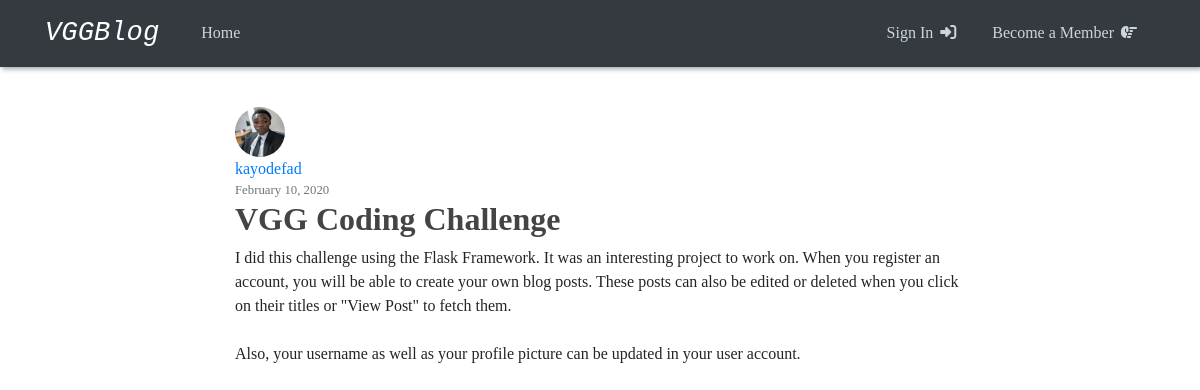
/post/1, run on the app's committed database.
### vggblog/models.py (models this page shows, shortened)
class User(db.Model, UserMixin):
  id = db.Column(db.Integer, primary_key=True)
  username = db.Column(db.String(20), unique=True, nullable=False)
  image_file = db.Column(db.String(20), nullable=False, default='default.jpg')
  password = db.Column(db.String(60), nullable=False)
  posts = db.relationship('Post', backref='author', lazy=True)

class Post(db.Model):
  id = db.Column(db.Integer, primary_key=True)
  title = db.Column(db.String(100), nullable=False)
  date_posted = db.Column(db.DateTime, nullable=False, default=datetime.utcnow)
  content = db.Column(db.Text, nullable=False)
  user_id = db.Column(db.Integer, db.ForeignKey('user.id'), nullable=False)

### vggblog/routes.py (the view)
@app.route('/post/<int:post_id>')
def post(post_id):
  post = Post.query.get_or_404(post_id)
  return render_template('post.html', title=post.title, post=post)

### vggblog/templates/post.html (shortened to what this page needs)
{% extends "layout.html" %}
{% block content %}
  <article class="content-section">
    <img class="rounded-circle article-img" src="{{url_for('static', filename='profile_pics/' + post.author.image_file)}}" alt="">
    <div class="media-body">
      <div class="article-metadata">
        <a class="mr-2" href="#">{{ post.author.username }}</a>
        <small class="text-muted">{{ post.date_posted.strftime('%B %d, %Y') }}</small>
      </div>
      <h2 class="article-title">{{ post.title }}</h2>
      <p class="article-content">{{ post.content }}</p>
    </div>
  </article>
{% endblock content %}

### vggblog/static/main.css (style rules this page uses)
body { font-family: Cambria, Cochin, Georgia, Times, 'Times New Roman', serif; }
h1, h2, h3, h4, h5, h6 { color: #444444; }
.article-title { color: #444444; font-weight: bold; }
.article-content { white-space: pre-line; }
.article-img { height: 50px; width: 50px; margin-right: 16px; }
.article-metadata { display: flex; flex-direction: column; }

### data on the page
User: image_file (picture), author.username "kayodefad"
Post: date_posted "February 10, 2020", title "VGG Coding Challenge", content "I did this challenge using the Flask Framework. It was an interesting project to work on. When you register an account, you will be able to create your own blog posts. These posts can also be edited or deleted when you click on their titles or \"View Post\" to fetch them. Also, your username as well as your profile picture can be updated in your user account."
